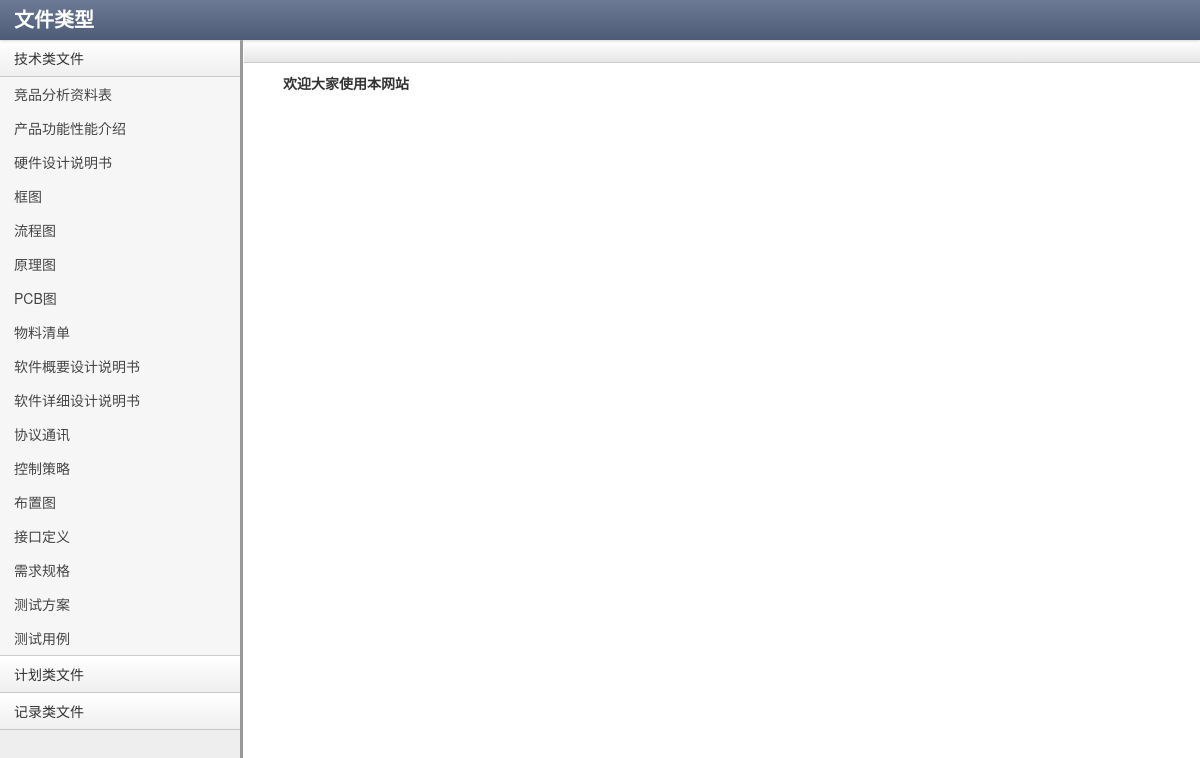
The app's page /nameauto/ with its own data.
### name_generate/models.py (models this page shows, shortened)
class ProjectFlieClass(models.Model):
    name = models.CharField(max_length=30, verbose_name="项目文件类型")
    flieclass = models.ForeignKey(FlieClass, on_delete=models.CASCADE)
    code = models.CharField(max_length=30, null=True, blank=True, verbose_name="代号")
    class Meta:
        verbose_name_plural = '项目分类'

### name_generate/views.py (the view)
# urls.py: path('', views.NameGenerateView.as_view(), name='NameGenerate'),
class NameGenerateView(CreateView):
    model = FlieClass  # 关联的数据表
    form_class = BaseForm  # 关联的表单类
    template_name = 'name_generate/base_view.html'  # 模板路径
    success_url = reverse_lazy('NameGenerate')  # 表单提交后跳转url
    def get_context_data(self, **kwargs):
        context = super().get_context_data(**kwargs)
        context['tech'] = FlieClass.objects.get(name='技术类文件').projectflieclass_set.all()
        context['plan'] = FlieClass.objects.get(name='计划类文件').projectflieclass_set.all()
        context['record'] = FlieClass.objects.get(name='记录类文件').projectflieclass_set.all()
        return context

### name_generate/templates/name_generate/base_view.html (shortened to what this page needs)
{% extends 'base.html' %}
{% block technical_list %}
    {% for obj in tech %}
        <li ><a href="{% url 'Technical' obj.pk %}">{{ obj.name }}</a></li>
    {% endfor %}
{% endblock %}

### name_generate/static/stylesheets/theme.css (style rules this page uses)
body { background: #eee; background-image: url(http://subtlepatterns.com/patterns/furley_bg.png); background-position: initial initial; background-repeat: initial initial; background-position: initial initial; background-repeat: initial initial; margin: 0px; padding: 0px; }
.sidebar-nav .nav-list > li > a { color: #444; padding: .5em 1em; }

### records on screen
ProjectFlieClass: name "竞品分析资料表"
ProjectFlieClass: name "产品功能性能介绍"
ProjectFlieClass: name "硬件设计说明书"
ProjectFlieClass: name "框图"
ProjectFlieClass: name "流程图"
ProjectFlieClass: name "原理图"
ProjectFlieClass: name "PCB图"
ProjectFlieClass: name "物料清单"
ProjectFlieClass: name "软件概要设计说明书"
ProjectFlieClass: name "软件详细设计说明书"
ProjectFlieClass: name "协议通讯"
ProjectFlieClass: name "控制策略"
ProjectFlieClass: name "布置图"
ProjectFlieClass: name "接口定义"
ProjectFlieClass: name "需求规格"
ProjectFlieClass: name "测试方案"
ProjectFlieClass: name "测试用例"
